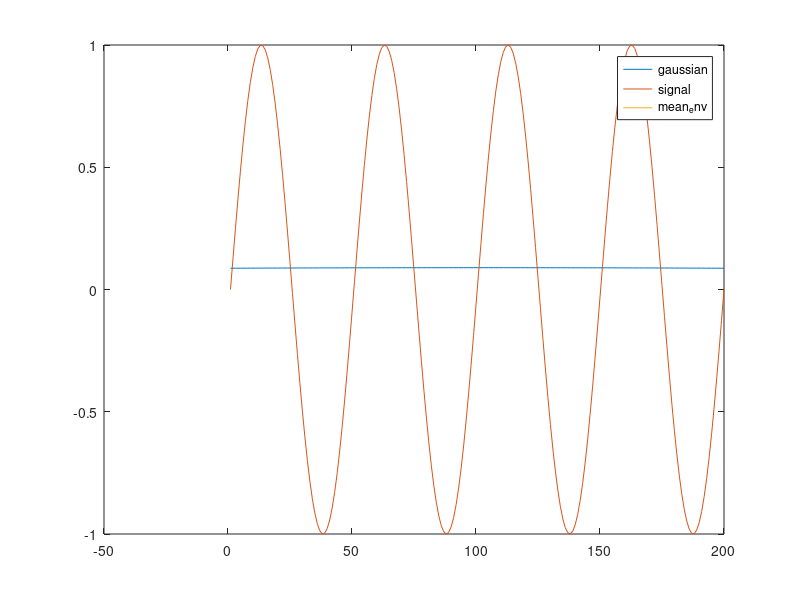

Source code (MATLAB):
% Use circular convolution for the discrete signal
L = 200;
x = linspace(0,2,L);
signal = sin(4*pi.*x);

% Gaussian filter

% fitler length
T = 10;
gau = 1./sqrt(4*pi*T).*exp( -(x-1).^2 ./(4.*T) );

mean_env = cconv(signal, gau, L);


% Plot
plot(gau); 
hold on;
plot(signal);
plot(mean_env);
legend('gaussian', 'signal', 'mean_env');
